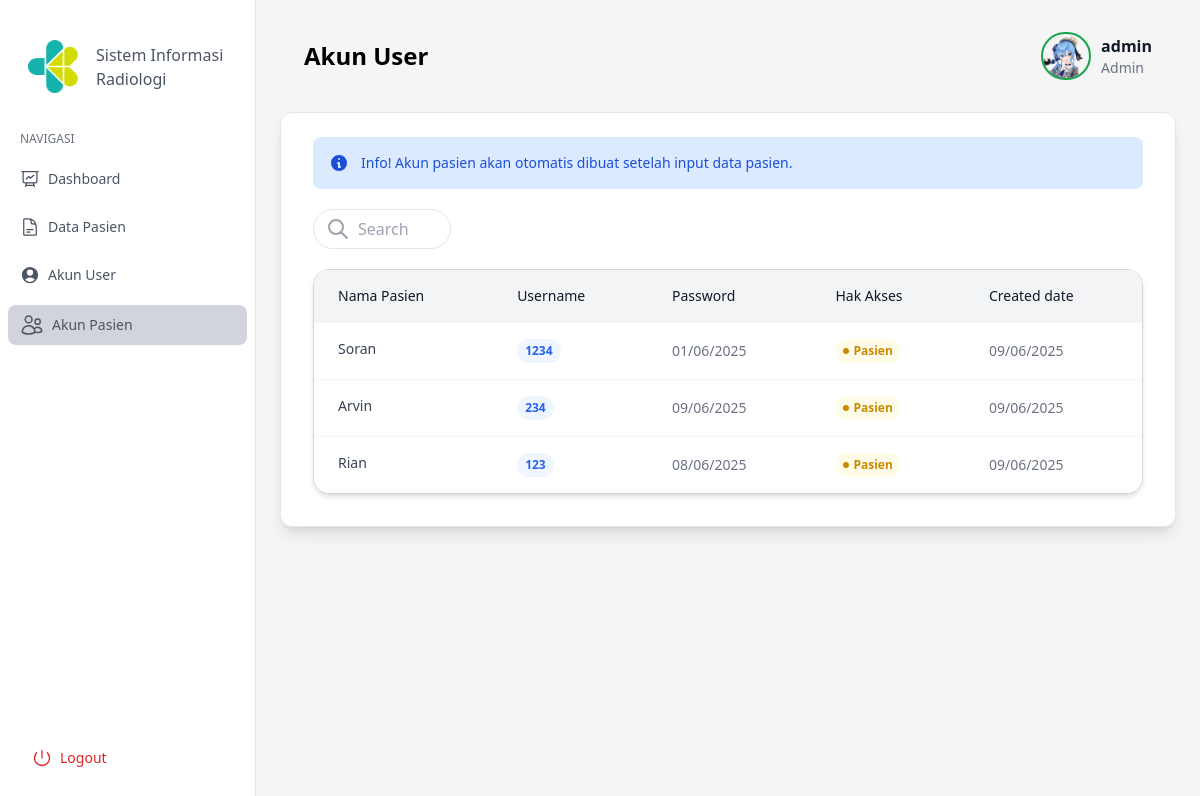
Screenshot of /akun_pasien.php (signed in) with the database file from the repository.
### tables this page shows
CREATE TABLE `user` (
  `ID_USER` int NOT NULL,
  `nama` varchar(50) NOT NULL,
  `username` varchar(50) NOT NULL,
  `password` varchar(50) NOT NULL,
  `hak_akses` varchar(20) NOT NULL,
  `dibuat` varchar(20) NOT NULL
);

### akun_pasien.php (the view, shortened to what this page needs)
<?php
include 'koneksi.php';
function decodeBase64($encodedString)
{
    return base64_decode($encodedString);
}
$search = '';
if (isset($_GET['search'])) {
    $search = $_GET['search'];
    $sql = "SELECT * FROM user WHERE hak_akses = 'pasien' AND (nama LIKE '%$search%' OR username LIKE '%$search%' OR password LIKE '%$search%') ";
    $q = mysqli_query($connect, $sql);
} else {
    $sql = "SELECT * FROM user WHERE hak_akses = 'pasien' ORDER BY ID_USER DESC";
    $q = mysqli_query($connect, $sql);
}
?>
<!DOCTYPE html>
<html lang="en">
<head>
    <script src="https://cdn.tailwindcss.com"></script>
</head>
<main style="display: flex;">
    <?php include 'navbar.php'; ?>
    <div class="flex-1 p-6 pt-0 ml-64">
        <div class="p-6 py-6 flex justify-between items-center">
            <h1 class="text-2xl font-bold">Akun User</h1>
            <a class="navbar-brand flex items-center my-2">
                <img src="img/suisei.png" alt="Profile" width="50" height="50" class="rounded-full border-2" id="logo"
                    style="margin-right: 10px; border-color: #16a34a;">
                <?php include 'profile.php'; ?>
            </a>
        </div>
        <div class="bg-white border rounded-xl shadow-lg px-8 py-4 w-full">
            <div class="flex mt-2 bg-blue-100 rounded-lg p-4 text-sm text-blue-700" role="alert">
                <svg class="w-5 h-5 inline mr-3" fill="currentColor" viewBox="0 0 20 20"
                    xmlns="http://www.w3.org/2000/svg">
                    <path fill-rule="evenodd"
                        d="M18 10a8 8 0 11-16 0 8 8 0 0116 0zm-7-4a1 1 0 11-2 0 1 1 0 012 0zM9 9a1 1 0 000 2v3a1 1 0 001 1h1a1 1 0 100-2v-3a1 1 0 00-1-1H9z"
                        clip-rule="evenodd"></path>
                </svg>
                <div>
                    <span class="font-medium">Info!</span> Akun pasien akan otomatis dibuat setelah input data
                    pasien.
                </div>
            </div>
            <form action="" method="GET">
                <div
                    class="w-2/12 h-10 pl-3 pr-2 my-5 bg-white border rounded-full flex justify-between items-center relative">
                    <button type="submit"
                        class="mr-2 outline-none focus:outline-none active:outline-none text-gray-400 hover:text-gray-700">
                        <svg fill="none" stroke="currentColor" stroke-linecap="round" stroke-linejoin="round"
                            stroke-width="2" viewBox="0 0 24 24" class="w-6 h-6">
                            <path d="M21 21l-6-6m2-5a7 7 0 11-14 0 7 7 0 0114 0z"></path>
                        </svg>
                    </button>
                    <input type="search" name="search" id="search" placeholder="Search" value="<?php echo $search ?>"
                        class="appearance-none w-full outline-none focus:outline-none active:outline-none" />
                </div>
            </form>
            <div class="overflow-hidden rounded-2xl border border-gray-300 shadow-md mb-4">
                <?php if (mysqli_num_rows($q) == 0) { ?>
                    <div class="flex bg-red-100 rounded-lg p-4 text-sm text-red-700" role="alert">
                        <svg class="w-5 h-5 inline mr-3" fill="currentColor" viewBox="0 0 20 20"
                            xmlns="http://www.w3.org/2000/svg">
                            <path fill-rule="evenodd"
                                d="M18 10a8 8 0 11-16 0 8 8 0 0116 0zm-7-4a1 1 0 11-2 0 1 1 0 012 0zM9 9a1 1 0 000 2v3a1 1 0 001 1h1a1 1 0 100-2v-3a1 1 0 00-1-1H9z"
                                clip-rule="evenodd"></path>
                        </svg>
                        <div>
                            <span class="font-medium">Data  tidak ditemukan!</span> Periksa kembali kata kunci pencarian
                        </div>
                    </div>
                <?php } else { ?>
                <table class="w-full border-collapse bg-white text-left text-sm text-gray-500">
                    <thead class="bg-gray-100">
                        <tr>
                            <th scope="col" class="px-6 py-4 font-medium text-gray-900">Nama Pasien</th>
                            <th scope="col" class="px-6 py-4 font-medium text-gray-900">Username</th>
                            <th scope="col" class="px-6 py-4 font-medium text-gray-900">Password</th>
                            <th scope="col" class="px-6 py-4 font-medium text-gray-900">Hak Akses</th>
                            <th scope="col" class="px-6 py-4 font-medium text-gray-900">Created date</th>
                        </tr>
                    </thead>
                    <tbody class="divide-y divide-gray-100 border-t border-gray-100">
                        <?php while ($db = mysqli_fetch_array($q)) { ?>
                            <tr class="hover:bg-gray-50">
                                <th class="flex gap-3 px-6 py-4 font-normal text-gray-900">
                                    <div class="font-medium text-gray-700">
                                        <?= $db['nama'] ?>
                                    </div>
                                </th>
                                <td class="px-6 py-4">
                                    <div class="flex gap-2">
                                        <span
                                            class="inline-flex items-center gap-1 rounded-full bg-blue-50 px-2 py-1 text-xs font-semibold text-blue-600">
                                            <?= $db['username'] ?>
                                        </span>
                                    </div>
                                </td>
                                <td class="px-6 py-4">
                                    <?php
                                    echo decodeBase64($db['password']);
                                    ?>
                                </td>
                                <td class="px-6 py-4">
                                    <div class="flex gap-2">
                                        <span
                                            class="inline-flex items-center gap-1 rounded-full bg-yellow-50 px-2 py-1 text-xs font-semibold text-yellow-600">
                                            <span class="h-1.5 w-1.5 rounded-full bg-yellow-600"></span>
                                            Pasien
                                        </span>
                                    </div>
                                </td>
                                <td class="px-6 py-4">
                                    <?= $db['dibuat'] ?>
                                </td>
                            </tr>
                        <?php } ?>
                    </tbody>
                </table>
                <?php } ?>
            </div>
        </div>
    </div>
</main>
</body>
</html>

### rows the page displays
user: nama "Soran", username "1234", password "01/06/2025", dibuat "09/06/2025"
user: nama "Arvin", username "234", password "09/06/2025", dibuat "09/06/2025"
user: nama "Rian", username "123", password "08/06/2025", dibuat "09/06/2025"

### other values shown
$_SESSION['login'] "admin"
$profil_akses "Admin"
